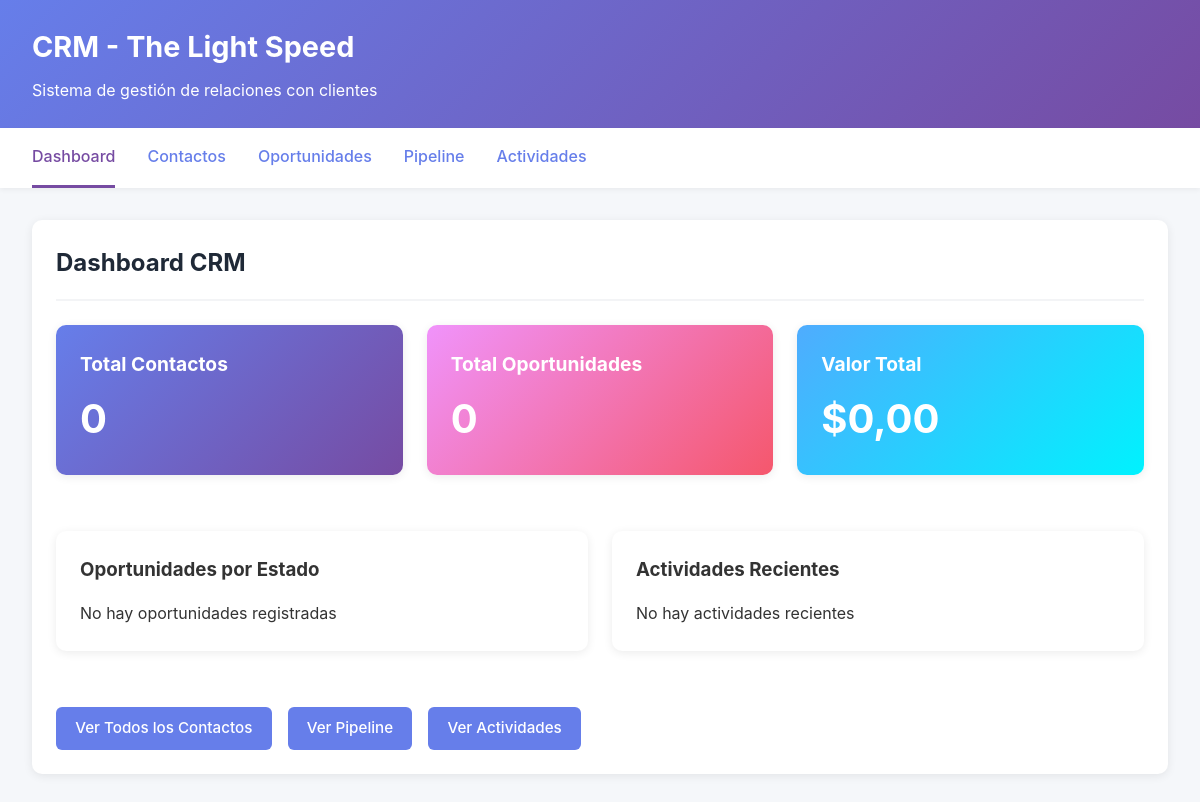
The app's page /home/crm/, older data.
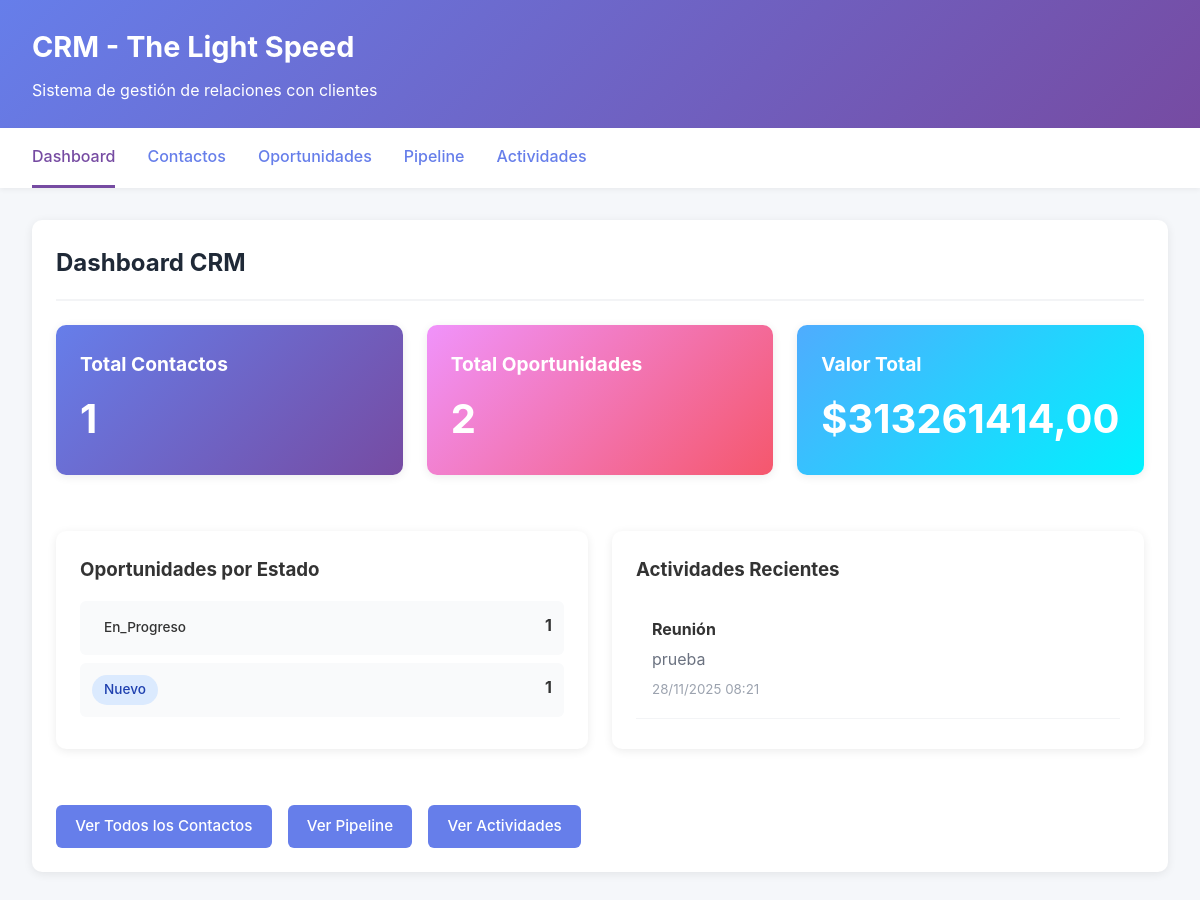
The same page, newer data.
### home/models.py (models this page shows, shortened)
class Oportunidad(models.Model):
    ESTADO_CHOICES = [
        ('nuevo', 'Nuevo'),
        ('en_progreso', 'En Progreso'),
        ('ganado', 'Ganado'),
        ('perdido', 'Perdido'),
    ]
    titulo = models.CharField(max_length=200)
    valor = models.DecimalField(max_digits=12, decimal_places=2)
    estado = models.CharField(max_length=20, choices=ESTADO_CHOICES, default='nuevo')
    fecha_estimada_cierre = models.DateField()
    contacto = models.ForeignKey(Contacto, on_delete=models.CASCADE, related_name='oportunidades')
    notas = models.TextField(blank=True, null=True)
    fecha_creacion = models.DateTimeField(auto_now_add=True)
    fecha_actualizacion = models.DateTimeField(auto_now=True)
    class Meta:
        ordering = ['-fecha_creacion']
        verbose_name_plural = 'Oportunidades'

class Actividad(models.Model):
    TIPO_CHOICES = [
        ('llamada', 'Llamada'),
        ('correo', 'Correo'),
        ('reunion', 'Reunión'),
        ('tarea', 'Tarea'),
    ]
    tipo = models.CharField(max_length=20, choices=TIPO_CHOICES)
    titulo = models.CharField(max_length=200)
    descripcion = models.TextField(blank=True, null=True)
    fecha = models.DateTimeField(default=timezone.now)
    contacto = models.ForeignKey(Contacto, on_delete=models.CASCADE, null=True, blank=True, related_name='actividades')
    oportunidad = models.ForeignKey(Oportunidad, on_delete=models.CASCADE, null=True, blank=True, related_name='actividades')
    completada = models.BooleanField(default=False)
    fecha_creacion = models.DateTimeField(auto_now_add=True)
    class Meta:
        ordering = ['-fecha']
        verbose_name_plural = 'Actividades'

### home/views.py (the view)
# urls.py: path('crm/', views.crm_dashboard, name='crm_dashboard'),
def crm_dashboard(request):
    total_contactos = Contacto.objects.count()
    total_oportunidades = Oportunidad.objects.count()
    valor_total_oportunidades = Oportunidad.objects.exclude(estado='perdido').aggregate(
        total=Sum('valor')
    )['total'] or 0
    oportunidades_por_estado = Oportunidad.objects.values('estado').annotate(
        count=Count('id')
    )
    actividades_recientes = Actividad.objects.all()[:10]
    context = {
        'total_contactos': total_contactos,
        'total_oportunidades': total_oportunidades,
        'valor_total_oportunidades': valor_total_oportunidades,
        'oportunidades_por_estado': oportunidades_por_estado,
        'actividades_recientes': actividades_recientes,
    }
    return render(request, 'home/crm/dashboard.html', context)

### home/templates/home/crm/dashboard.html (shortened to what this page needs)
{% extends 'home/crm/base.html' %}
{% block content %}
<div class="card">
    <div class="card-header">
        <h2>Dashboard CRM</h2>
    </div>
    <div style="display: grid; grid-template-columns: repeat(auto-fit, minmax(250px, 1fr)); gap: 1.5rem; margin-bottom: 2rem;">
        <div class="card" style="background: linear-gradient(135deg, #667eea 0%, #764ba2 100%); color: white;">
            <h3 style="font-size: 1.2rem; margin-bottom: 0.5rem;">Total Contactos</h3>
            <p style="font-size: 2.5rem; font-weight: bold;">{{ total_contactos }}</p>
        </div>
        <div class="card" style="background: linear-gradient(135deg, #f093fb 0%, #f5576c 100%); color: white;">
            <h3 style="font-size: 1.2rem; margin-bottom: 0.5rem;">Total Oportunidades</h3>
            <p style="font-size: 2.5rem; font-weight: bold;">{{ total_oportunidades }}</p>
        </div>
        <div class="card" style="background: linear-gradient(135deg, #4facfe 0%, #00f2fe 100%); color: white;">
            <h3 style="font-size: 1.2rem; margin-bottom: 0.5rem;">Valor Total</h3>
            <p style="font-size: 2.5rem; font-weight: bold;">${{ valor_total_oportunidades|floatformat:2 }}</p>
        </div>
    </div>
    <div style="display: grid; grid-template-columns: repeat(auto-fit, minmax(300px, 1fr)); gap: 1.5rem;">
        <div class="card">
            <h3 style="margin-bottom: 1rem;">Oportunidades por Estado</h3>
            <div>
                {% for item in oportunidades_por_estado %}
                    <div style="display: flex; justify-content: space-between; padding: 0.75rem; background: #f9fafb; border-radius: 6px; margin-bottom: 0.5rem;">
                        <span class="badge badge-{{ item.estado }}">{{ item.estado|title }}</span>
                        <strong>{{ item.count }}</strong>
                    </div>
                {% empty %}
                    <p>No hay oportunidades registradas</p>
                {% endfor %}
            </div>
        </div>
        <div class="card">
            <h3 style="margin-bottom: 1rem;">Actividades Recientes</h3>
            <div>
                {% for actividad in actividades_recientes %}
                    <div style="padding: 1rem; border-bottom: 1px solid #f3f4f6;">
                        <div style="display: flex; justify-content: space-between; align-items: start;">
                            <div>
                                <strong>{{ actividad.get_tipo_display }}</strong>
                                <p style="margin: 0.25rem 0; color: #6b7280;">{{ actividad.titulo }}</p>
                                <small style="color: #9ca3af;">{{ actividad.fecha|date:"d/m/Y H:i" }}</small>
                            </div>
                        </div>
                    </div>
                {% empty %}
                    <p>No hay actividades recientes</p>
                {% endfor %}
            </div>
        </div>
    </div>
    <div style="margin-top: 2rem; display: flex; gap: 1rem;">
        <a href="{% url 'contactos_list' %}" class="btn">Ver Todos los Contactos</a>
        <a href="{% url 'oportunidades_pipeline' %}" class="btn">Ver Pipeline</a>
        <a href="{% url 'actividades_list' %}" class="btn">Ver Actividades</a>
    </div>
</div>
{% endblock %}

Row changes from the older to the newer data that the page shows:
added Oportunidad: estado "En_Progreso", count "1"
added Oportunidad: estado "Nuevo", count "1"
added Actividad: tipo "Reunión", titulo "prueba", fecha "28/11/2025 08:21"
Text that changed along with them:
{{ total_contactos }}: "0" → "1"
{{ total_oportunidades }}: "0" → "2"
{{ valor_total_oportunidades|floatformat:2 }}: "0,00" → "313261414,00"
text no longer shown: "No hay oportunidades registradas No hay actividades recientes"
